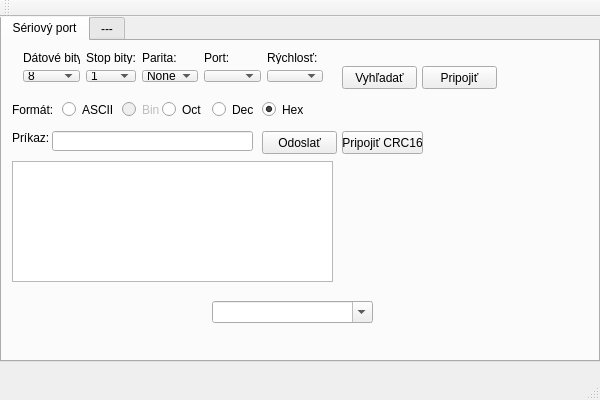
<?xml version="1.0" encoding="UTF-8"?>
<ui version="4.0">
 <class>MainWindow</class>
 <widget class="QMainWindow" name="MainWindow">
  <property name="geometry">
   <rect>
    <x>0</x>
    <y>0</y>
    <width>600</width>
    <height>400</height>
   </rect>
  </property>
  <property name="windowTitle">
   <string>MainWindow</string>
  </property>
  <widget class="QWidget" name="centralWidget">
   <widget class="QLabel" name="label_6">
    <property name="geometry">
     <rect>
      <x>210</x>
      <y>140</y>
      <width>47</width>
      <height>13</height>
     </rect>
    </property>
    <property name="text">
     <string>História:</string>
    </property>
   </widget>
   <widget class="QTabWidget" name="tabWidget">
    <property name="geometry">
     <rect>
      <x>0</x>
      <y>-2</y>
      <width>600</width>
      <height>347</height>
     </rect>
    </property>
    <property name="currentIndex">
     <number>0</number>
    </property>
    <widget class="QWidget" name="tab">
     <attribute name="title">
      <string>Sériový port</string>
     </attribute>
     <widget class="QPushButton" name="btn_com_refresh">
      <property name="geometry">
       <rect>
        <x>340</x>
        <y>25</y>
        <width>75</width>
        <height>23</height>
       </rect>
      </property>
      <property name="text">
       <string>Vyhľadať</string>
      </property>
     </widget>
     <widget class="QPushButton" name="btn_com_connect">
      <property name="geometry">
       <rect>
        <x>420</x>
        <y>25</y>
        <width>75</width>
        <height>23</height>
       </rect>
      </property>
      <property name="text">
       <string>Pripojiť</string>
      </property>
     </widget>
     <widget class="QLabel" name="label_5">
      <property name="geometry">
       <rect>
        <x>10</x>
        <y>90</y>
        <width>47</width>
        <height>13</height>
       </rect>
      </property>
      <property name="text">
       <string>Príkaz:</string>
      </property>
     </widget>
     <widget class="QLineEdit" name="lineEdit_command">
      <property name="geometry">
       <rect>
        <x>50</x>
        <y>90</y>
        <width>201</width>
        <height>20</height>
       </rect>
      </property>
     </widget>
     <widget class="QPushButton" name="btn_com_send">
      <property name="geometry">
       <rect>
        <x>260</x>
        <y>90</y>
        <width>75</width>
        <height>23</height>
       </rect>
      </property>
      <property name="text">
       <string>Odoslať</string>
      </property>
     </widget>
     <widget class="QPlainTextEdit" name="plainTextEdit_history">
      <property name="geometry">
       <rect>
        <x>10</x>
        <y>120</y>
        <width>321</width>
        <height>121</height>
       </rect>
      </property>
      <property name="readOnly">
       <bool>true</bool>
      </property>
     </widget>
     <widget class="QWidget" name="gridLayoutWidget">
      <property name="geometry">
       <rect>
        <x>10</x>
        <y>0</y>
        <width>322</width>
        <height>51</height>
       </rect>
      </property>
      <layout class="QGridLayout" name="gridLayout">
       <item row="0" column="3">
        <widget class="QLabel" name="label_7">
         <property name="text">
          <string>Parita:</string>
         </property>
        </widget>
       </item>
       <item row="0" column="1">
        <widget class="QLabel" name="label_8">
         <property name="text">
          <string>Stop bity:</string>
         </property>
        </widget>
       </item>
       <item row="0" column="0">
        <widget class="QLabel" name="label_9">
         <property name="sizePolicy">
          <sizepolicy hsizetype="Fixed" vsizetype="Fixed">
           <horstretch>0</horstretch>
           <verstretch>0</verstretch>
          </sizepolicy>
         </property>
         <property name="text">
          <string>Dátové bity:</string>
         </property>
        </widget>
       </item>
       <item row="0" column="5">
        <widget class="QLabel" name="label_4">
         <property name="text">
          <string>Rýchlosť:</string>
         </property>
        </widget>
       </item>
       <item row="0" column="4">
        <widget class="QLabel" name="label_3">
         <property name="text">
          <string>Port:</string>
         </property>
        </widget>
       </item>
       <item row="2" column="4">
        <widget class="QComboBox" name="comboBox_ports"/>
       </item>
       <item row="2" column="5">
        <widget class="QComboBox" name="comboBox_speed"/>
       </item>
       <item row="2" column="3">
        <widget class="QComboBox" name="comboBox_parity">
         <property name="enabled">
          <bool>true</bool>
         </property>
         <item>
          <property name="text">
           <string>None</string>
          </property>
         </item>
         <item>
          <property name="text">
           <string>Even</string>
          </property>
         </item>
         <item>
          <property name="text">
           <string>Odd</string>
          </property>
         </item>
        </widget>
       </item>
       <item row="2" column="0">
        <widget class="QComboBox" name="comboBox_data_bits">
         <property name="enabled">
          <bool>true</bool>
         </property>
         <property name="currentIndex">
          <number>3</number>
         </property>
         <item>
          <property name="text">
           <string>5</string>
          </property>
         </item>
         <item>
          <property name="text">
           <string>6</string>
          </property>
         </item>
         <item>
          <property name="text">
           <string>7</string>
          </property>
         </item>
         <item>
          <property name="text">
           <string>8</string>
          </property>
         </item>
        </widget>
       </item>
       <item row="2" column="1">
        <widget class="QComboBox" name="comboBox_stop_bits">
         <property name="enabled">
          <bool>true</bool>
         </property>
         <item>
          <property name="text">
           <string>1</string>
          </property>
         </item>
         <item>
          <property name="text">
           <string>1.5</string>
          </property>
         </item>
         <item>
          <property name="text">
           <string>2</string>
          </property>
         </item>
        </widget>
       </item>
      </layout>
     </widget>
     <widget class="QRadioButton" name="radioButton_ascii">
      <property name="geometry">
       <rect>
        <x>60</x>
        <y>60</y>
        <width>51</width>
        <height>17</height>
       </rect>
      </property>
      <property name="text">
       <string>ASCII</string>
      </property>
     </widget>
     <widget class="QRadioButton" name="radioButton_bin">
      <property name="enabled">
       <bool>false</bool>
      </property>
      <property name="geometry">
       <rect>
        <x>120</x>
        <y>60</y>
        <width>41</width>
        <height>17</height>
       </rect>
      </property>
      <property name="text">
       <string>Bin</string>
      </property>
     </widget>
     <widget class="QRadioButton" name="radioButton_oct">
      <property name="geometry">
       <rect>
        <x>160</x>
        <y>60</y>
        <width>41</width>
        <height>17</height>
       </rect>
      </property>
      <property name="text">
       <string>Oct</string>
      </property>
     </widget>
     <widget class="QRadioButton" name="radioButton_dec">
      <property name="geometry">
       <rect>
        <x>210</x>
        <y>60</y>
        <width>41</width>
        <height>17</height>
       </rect>
      </property>
      <property name="text">
       <string>Dec</string>
      </property>
     </widget>
     <widget class="QRadioButton" name="radioButton_hex">
      <property name="geometry">
       <rect>
        <x>260</x>
        <y>60</y>
        <width>41</width>
        <height>17</height>
       </rect>
      </property>
      <property name="text">
       <string>Hex</string>
      </property>
      <property name="checked">
       <bool>true</bool>
      </property>
     </widget>
     <widget class="QLabel" name="label_10">
      <property name="geometry">
       <rect>
        <x>10</x>
        <y>62</y>
        <width>47</width>
        <height>13</height>
       </rect>
      </property>
      <property name="text">
       <string>Formát:</string>
      </property>
     </widget>
     <widget class="QPushButton" name="btn_append_crc">
      <property name="geometry">
       <rect>
        <x>340</x>
        <y>90</y>
        <width>81</width>
        <height>23</height>
       </rect>
      </property>
      <property name="text">
       <string>Pripojiť CRC16</string>
      </property>
     </widget>
     <widget class="QComboBox" name="comboBox_commands">
      <property name="geometry">
       <rect>
        <x>210</x>
        <y>260</y>
        <width>161</width>
        <height>22</height>
       </rect>
      </property>
      <property name="editable">
       <bool>true</bool>
      </property>
     </widget>
    </widget>
    <widget class="QWidget" name="tab_2">
     <attribute name="title">
      <string>---</string>
     </attribute>
    </widget>
   </widget>
  </widget>
  <widget class="QMenuBar" name="menuBar">
   <property name="geometry">
    <rect>
     <x>0</x>
     <y>0</y>
     <width>600</width>
     <height>21</height>
    </rect>
   </property>
  </widget>
  <widget class="QToolBar" name="mainToolBar">
   <attribute name="toolBarArea">
    <enum>TopToolBarArea</enum>
   </attribute>
   <attribute name="toolBarBreak">
    <bool>false</bool>
   </attribute>
  </widget>
  <widget class="QStatusBar" name="statusBar"/>
 </widget>
 <layoutdefault spacing="6" margin="11"/>
 <resources/>
 <connections/>
</ui>
